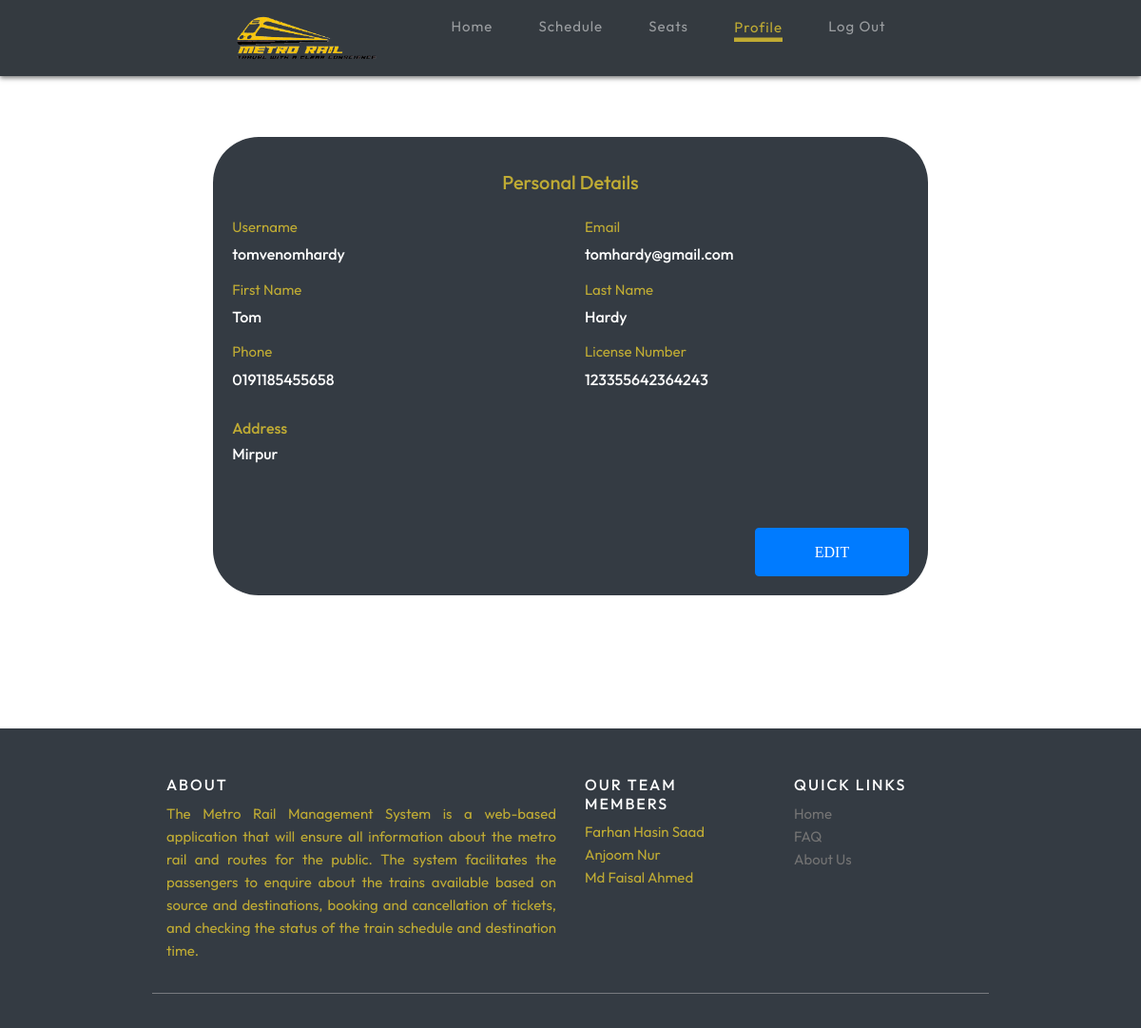
Screenshot of /trainmasterprofile/ (signed in) with the database file from the repository.
### accounts/models.py (models this page shows, shortened)
class User(AbstractUser):
    is_guser = models.BooleanField(default=False)
    is_trainmaster = models.BooleanField(default=False)

class TrainMaster(models.Model):
    user = models.OneToOneField(User, on_delete=models.CASCADE, primary_key=True)
    first_name = models.CharField(max_length=300)
    last_name = models.CharField(max_length=300)
    phone = models.CharField(max_length=200)
    email = models.EmailField(max_length=200)
    location = models.CharField(max_length=500)
    licenseNumber = models.CharField(max_length=200)

### railapp/views.py (the view)
# urls.py: path('trainmasterprofile/', views.trainmasterprofile, name="trainmasterprofile"),
@login_required(login_url='log')
def trainmasterprofile(request):
    return render(request, 'railapp/trainmasterprofile.html')

### railapp/templates/railapp/trainmasterprofile.html (shortened to what this page needs)
{% extends 'railapp/main.html' %}
{% block content %}
{% load static %}
<head>
<link rel="stylesheet" href="{% static 'css/contact.css' %}">
</head>
<body>
<div class="container">
  <div class="row gutters">
  <div class="col-xl-9 col-lg-9 col-md-12 col-sm-12 col-12">
  <div class="card h-100">
    <div class="card-body">
      <div class="row gutters">
        <div class="col-xl-12 col-lg-12 col-md-12 col-sm-12 col-12">
          <h5 style="text-align:center;padding:1rem;" class="mb-2">Personal Details</h5>
        </div>
        <div class="col-xl-6 col-lg-6 col-md-6 col-sm-6 col-12">
          <div class="form-group">
            <label for="firstName">Username</label>
           <h6 style="color:white;"> {{ user.username }} </h6>
          </div>
        </div>
        <div class="col-xl-6 col-lg-6 col-md-6 col-sm-6 col-12">
          <div class="form-group">
            <label for="email">Email</label>
            <h6 style="color:white;"> {{ user.email }} </h6>
          </div>
        </div>
        <div class="col-xl-6 col-lg-6 col-md-6 col-sm-6 col-12">
          <div class="form-group">
            <label for="firstName">First Name</label>
           <h6 style="color:white;"> {{ user.first_name }} </h6>
          </div>
        </div>
        <div class="col-xl-6 col-lg-6 col-md-6 col-sm-6 col-12">
          <div class="form-group">
            <label for="lastName">Last Name</label>
            <h6 style="color:white;"> {{ user.last_name }} </h6>
          </div>
        </div>
        <div class="col-xl-6 col-lg-6 col-md-6 col-sm-6 col-12">
          <div class="form-group">
            <label for="phone">Phone</label>
            <h6 style="color:white;"> {{user.trainmaster.phone}} </h6>
          </div>
        </div>
        <div class="col-xl-6 col-lg-6 col-md-6 col-sm-6 col-12">
          <div class="form-group">
            <label for="phone">License Number</label>
            <h6 style="color:white;"> {{user.trainmaster.licenseNumber}} </h6>
          </div>
        </div>
      </div>
      <div class="row gutters">
        <div class="col-xl-12 col-lg-12 col-md-12 col-sm-12 col-12">
          <h6 class="mt-3 mb-2">Address</h6>
          <h6 style="color:white;"> {{ user.trainmaster.location }} </h6>
        </div>
      </div>
      <div class="row gutters">
        <div class="col-xl-12 col-lg-12 col-md-12 col-sm-12 col-12">
          <div class="text-right">
            <button type="button" id="submit" name="submit" class="btn btn-primary">Edit</button>
          </div>
        </div>
      </div>
    </div>
  </div>
  </div>
  </div>
  </div>
  <body>
  {% endblock content %}

### static/css/main.css (style rules this page uses)
body { background-image:url(https://images.unsplash.com/photo-1556695736-d287caebc48e?ixlib=rb-1.2.1&ixid=MnwxMjA3fDB8MHxzZWFyY2h8MXx8bWV0cm98ZW58MHx8MHx8&w=1000&q=80)!important; background-repeat: no-repeat; background-attachment: fixed; background-size: cover; }

### static/css/contact.css (style rules this page uses)
* { -webkit-box-sizing: border-box; -moz-box-sizing: border-box; box-sizing: border-box; }
body { font-family: "Outfit"; color: rgba(209, 185, 50, 0.89); font-size: 15px; }
input, textarea, select, button { font-family: "Outfits"; color: rgba(255, 255, 255, 0.89); font-size: 15px; }
button { border: none; width: 162px; height: 51px; border: 2px solid rgba(209, 185, 50, 0.89); margin: auto; margin-top: 60px; cursor: pointer; display: flex; align-items: center; justify-content: center; padding: 0; background: none; color: white; text-transform: uppercase; font-family: "Montserrat-SemiBold"; -webkit-transform: perspective(1px) translateZ(0); transform: perspective(1px) translateZ(0); position: relative; -webkit-transition-property: color; transition-property: color; -webkit-transition-duration: 0.3s; transition-duration: 0.3s; }
button:before { content: ""; position: absolute; z-index: -1; top: 0; left: 0; right: 0; bottom: 0; background: rgba(209, 185, 50, 0.89); -webkit-transform: scaleX(0); transform: scaleX(0); -webkit-transform-origin: 0 50%; transform-origin: 0 50%; -webkit-transition-property: transform; transition-property: transform; -webkit-transition-duration: 0.3s; transition-duration: 0.3s; -webkit-transition-timing-function: ease-out; transition-timing-function: ease-out; }

### railapp/templates/railapp/trainmasterprofile.html (style rules this page uses)
.container { padding: 4rem!important; }
.card { background: #343b43; -webkit-border-radius: 5px; -moz-border-radius: 5px; border-radius: 3rem; border: 0; margin-bottom: 1rem; }
.col-xl-9, col-lg-9, col-md-12, col-sm-12, col-12 { margin:auto; }

### rows the page displays
User: username "tomvenomhardy", email "tomhardy@gmail.com", first_name "Tom", last_name "Hardy", trainmaster.phone "0191185455658", trainmaster.licenseNumber "123355642364243", trainmaster.location "Mirpur"
